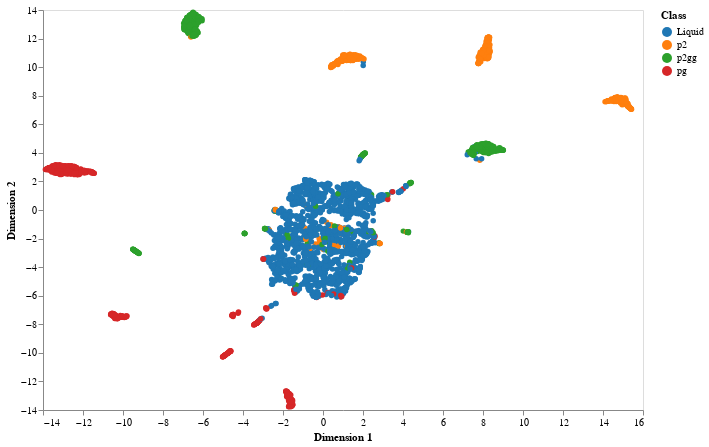

The cell this chart's notebook holds for it:
### Code cell
X_rt = umap.UMAP().fit_transform(X_o)
fig = figures.plot_dimensionality_reduction(X_rt, y)
fig

### Figure 1 — Vega-Lite specification as saved in the notebook (floating-point values rounded to 4 significant figures; data arrays with more than 128 entries replaced by an {"elided": "..."} marker saying what was removed)
{"$schema": "https://vega.github.io/schema/vega-lite/v3.3.0.json", "config": {"axis": {"grid": false}, "view": {"height": 400, "width": 600}}, "data": {"name": "data-1f92a43e71dd156f7d9290d28cf2459e"}, "datasets": {"data-1f92a43e71dd156f7d9290d28cf2459e": {"elided": "3000 records"}}, "encoding": {"color": {"field": "class", "scale": {"scheme": "category10"}, "title": "Class", "type": "nominal"}, "x": {"field": "dim1", "title": "Dimension 1", "type": "quantitative"}, "y": {"field": "dim2", "title": "Dimension 2", "type": "quantitative"}}, "mark": {"opacity": 1, "type": "circle"}}
